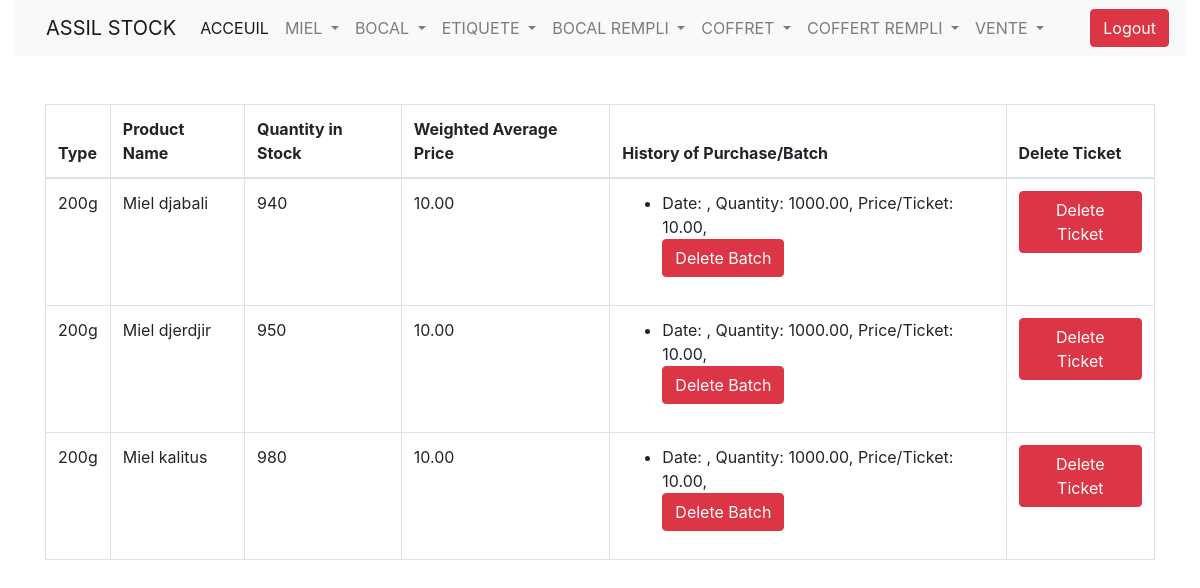
Page /list_tickets/ (signed in) on the committed database.
### appAssilStockManag/models.py (models this page shows, shortened)
class Ticket(models.Model):
    TYPE_CHOICES = [
        ('10g','10g'),
        ('100g','100g'),
        ('125g','125g'),
        ('200g','200g'),
        ('250g','250g'),
        ('500g','500g'),
    ]
    type_ticket = models.CharField(max_length=50,choices=TYPE_CHOICES)
    quantity_in_the_stock = models.IntegerField(default=0)
    date_entry = models.DateField(auto_now_add=True)
    product = models.ForeignKey(HoneyProduct, on_delete=models.CASCADE)
    @property
    def weighted_average(self):
        total_coast = sum([batch.quantity_received * batch.purchase_price for batch in self.ticketbatch_set.all()])
        total_quantity= sum([batch.quantity_received for batch in self.ticketbatch_set.all()])
        if total_quantity == 0 :
            return 0
        return total_coast / total_quantity

class HoneyProduct(models.Model):
    name_product=models.CharField(max_length=255,unique=True)
    quantity_in_the_stock= models.DecimalField(max_digits=10,decimal_places=2,default=0)
    date_entry = models.DateField(auto_now_add=True)

class TicketBatch(models.Model):
    ticket = models.ForeignKey(Ticket,on_delete=models.CASCADE)
    quantity_received = models.DecimalField(max_digits=10,decimal_places=2)
    purchase_price = models.DecimalField(max_digits=10,decimal_places=2)
    date_entry = models.DateField(auto_now_add=True)

### appAssilStockManag/views.py (the view)
# urls.py: path('list_tickets/',list_tickets,name='list_tickets'),
@login_required
def list_tickets(request):
    tickets = Ticket.objects.all()
    return render(request,'list_tickets.html',{'tickets':tickets})

### appAssilStockManag/templates/list_tickets.html (shortened to what this page needs)
{% extends 'base.html' %}
{% block content %}
    <table class='table table-bordered'>
        <thead>
            <tr>
                <th>Type</th>
                <th>Product Name</th>
                <th>Quantity in Stock</th>
                <th>Weighted Average Price</th>
                <th>History of Purchase/Batch</th>
                <th>Delete Ticket</th>
            </tr>
        </thead>
        <tbody>
            {% for ticket in tickets %}
            <tr>
                <td>{{ ticket.get_type_ticket_display }}</td>
                <td>{{ ticket.product.name_product }}</td>
                <td>{{ ticket.quantity_in_the_stock  }}</td>
                <td>{{ ticket.weighted_average|floatformat:2 }}</td>
                <td>
                    <ul>
                    {% for batch in ticket.ticketbatch_set.all %}
                        <li>
                            Date: {{ batch.date_received }},
                            Quantity: {{ batch.quantity_received }},
                            Price/Ticket: {{ batch.purchase_price }},
                            <form action="{% url 'delete_ticket_batch' batch.id %}" method="post" onsubmit="return confirmDeleteBatch();">
                                <button class='btn btn-danger'>Delete Batch</button>
                            </form>
                        </li>
                    {% endfor %}
                    </ul>
                </td>
                <td>
                    <form action="{% url 'delete_ticket' ticket.id %}" method="post" onsubmit="return confirmDelete();">
                        <button class='btn btn-danger'>Delete Ticket</button>
                    </form>
                </td>
            </tr>
            {% endfor %}
        </tbody>
    </table>
{% endblock %}

### rows in the picture
Ticket: type_ticket "200g", product.name_product "Miel djabali", quantity_in_the_stock "940", weighted_average "10.00"
TicketBatch: quantity_received "1000.00", purchase_price "10.00"
Ticket: type_ticket "200g", product.name_product "Miel djerdjir", quantity_in_the_stock "950", weighted_average "10.00"
TicketBatch: quantity_received "1000.00", purchase_price "10.00"
Ticket: type_ticket "200g", product.name_product "Miel kalitus", quantity_in_the_stock "980", weighted_average "10.00"
TicketBatch: quantity_received "1000.00", purchase_price "10.00"
